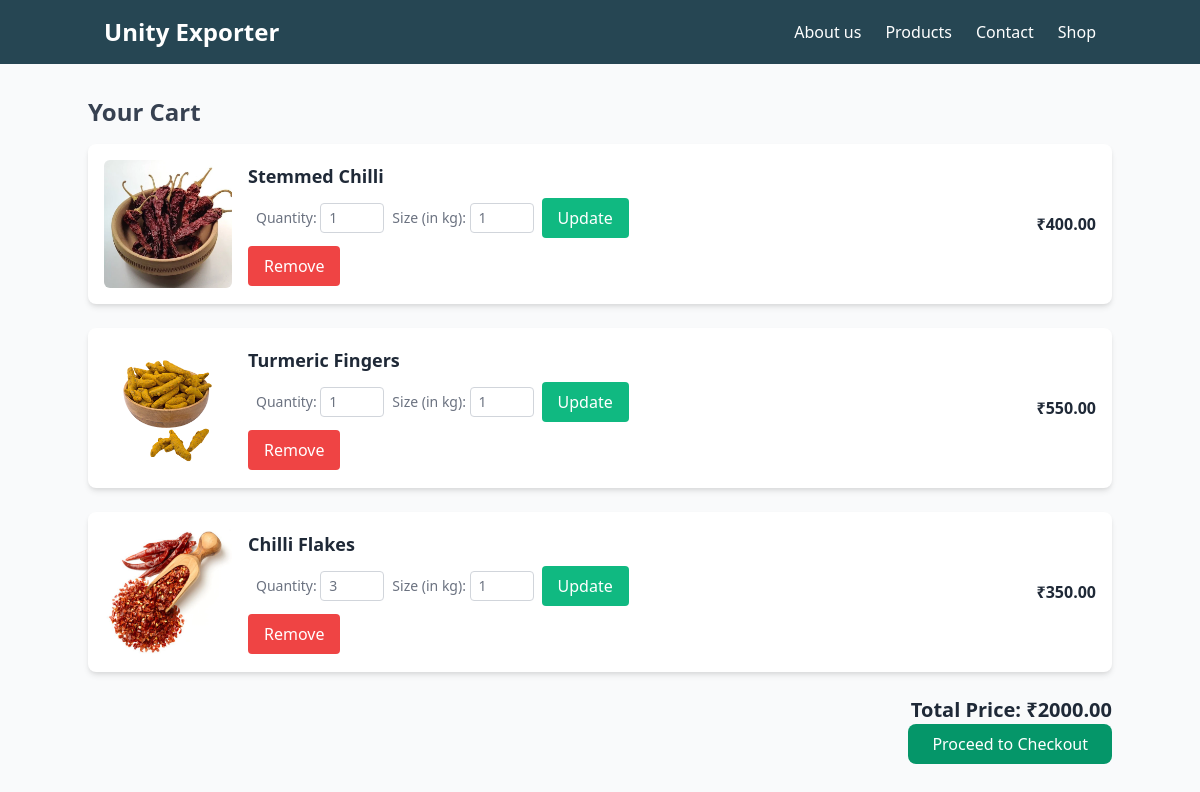
Screenshot of /accounts/cart/ (signed in) with the database file from the repository.
### Accounts/models.py (models this page shows, shortened)
class CartItem(models.Model):
    cart = models.ForeignKey(Cart, related_name='items', on_delete=models.CASCADE)
    item = models.ForeignKey(Item, on_delete=models.CASCADE)
    quantity = models.PositiveIntegerField(default=1)
    size_in_kg = models.PositiveIntegerField(default=1)

class Item(models.Model):
    name = models.CharField(max_length=255)
    description = models.TextField()
    category = models.CharField(max_length=50, choices=CATEGORY_CHOICES)
    price = models.DecimalField(max_digits=10, decimal_places=2)
    stock = models.CharField(max_length=20, choices=[('coming_soon', 'Coming Soon'),
                                                     ('in_stock', 'In Stock'),
                                                     ('out_of_stock', 'Out Of Stock')])
    location = models.CharField(max_length=50, choices=LOCATION_CHOICES)
    image = models.ImageField(upload_to='item_images/', blank=True, null=True)

### Accounts/views.py (the view)
# urls.py: path('cart/', views.cart_view, name='cart_view'),  # View cart
@login_required
def cart_view(request):
    cart = Cart.objects.get(user=request.user)
    cart_items = CartItem.objects.filter(cart=cart)
    total_price = sum(cart_item.item.price * cart_item.quantity for cart_item in cart_items)
    context = {
        'cart_items': cart_items,
        'total_price': total_price,
    }
    return render(request, 'shop/cart.html', context)

### Accounts/templates/shop/cart.html (shortened to what this page needs)
{% extends 'ExporterHome/base.html' %}
{% block content %}
<div class="container mx-auto py-8">
  <h2 class="text-2xl font-bold text-gray-700 mb-4">Your Cart</h2>
  {% if cart_items %}
    <div class="space-y-6">
      {% for cart_item in cart_items %}
        <div class="bg-white shadow-md p-4 rounded-lg flex items-center justify-between">
          <div class="w-32 h-32 flex-shrink-0">
            <img src="{{ cart_item.item.image.url }}" alt="{{ cart_item.item.name }}" class="w-full h-full object-cover rounded-md">
          </div>
          <div class="ml-4 flex-1">
            <h3 class="text-lg font-semibold text-gray-800">{{ cart_item.item.name }}</h3>
            <div class="flex items-center space-x-4 mt-2">
              <form method="POST" action="{% url 'update_cart' cart_item.id %}" class="flex items-center space-x-2">
                <div class="text-sm text-gray-500">
                  <label for="quantity-{{ cart_item.id }}">Quantity:</label>
                  <input id="quantity-{{ cart_item.id }}" type="number" name="quantity" value="{{ cart_item.quantity }}" min="1" class="border border-gray-300 rounded w-16 px-2 py-1">
                </div>
                <div class="text-sm text-gray-500">
                  <label for="size-{{ cart_item.id }}">Size (in kg):</label>
                  <input id="size-{{ cart_item.id }}" type="number" name="size_in_kg" value="{{ cart_item.size_in_kg }}" min="1" class="border border-gray-300 rounded w-16 px-2 py-1">
                </div>
                <button type="submit" class="bg-green-500 text-white px-4 py-2 rounded hover:bg-green-600 transition duration-200">
                  Update
                </button>
              </form>
            </div>
            <form method="POST" action="{% url 'remove_from_cart' cart_item.id %}" class="mt-2">
              <button type="submit" class="bg-red-500 text-white px-4 py-2 rounded hover:bg-red-600 transition duration-200">
                Remove
              </button>
            </form>
          </div>
          <div class="text-right">
            <p class="font-bold text-gray-800">₹{{ cart_item.item.price }}</p>
          </div>
        </div>
      {% endfor %}
    </div>
    <div class="text-right mt-6">
      <p class="font-bold text-xl">Total Price: ₹{{ total_price }}</p>
      <button class="bg-green-600 text-white py-2 px-6 rounded-lg hover:bg-green-700">Proceed to Checkout</button>
    </div>
  {% else %}
    <p class="text-gray-500">Your cart is empty. <a href="{% url 'items_view' %}" class="text-blue-500">Continue Shopping</a></p>
  {% endif %}
</div>
{% endblock %}

### ExporterHome/templates/ExporterHome/base.html (shortened to what this page needs)
{% extends 'ExporterHome/home.html' %}

### ExporterHome/templates/ExporterHome/home.html (shortened to what this page needs)
<!DOCTYPE html>
<html lang="en">
<head>
    {%load static%}
    <link href="{% static 'css/tailwind-output.css' %}" rel="stylesheet">
    <link href="https://cdn.jsdelivr.net/npm/tailwindcss@2.2.19/dist/tailwind.min.css" rel="stylesheet">
    <link href="https://cdnjs.cloudflare.com/ajax/libs/animate.css/4.1.1/animate.min.css" rel="stylesheet">
</head>
<body class="bg-gray-50 text-gray-800">
<header class="bg-[#264653] text-white">
    <div class="container mx-auto flex justify-between items-center p-4">
        <a href="/" class="text-2xl font-bold">
            <h1>Unity Exporter</h1>
        </a>
        <nav class="hidden md:flex space-x-6">
            <a href="{% url 'home' %}#about" class="relative group text-white"> About us
            </a>
            <a href="{% url 'home' %}#products" class="relative group text-white"> Products
            </a>
            <a href="{% url 'home' %}#contact" class="relative group text-white"> Contact
            </a>
            <a href="{% url 'items_view' %}" class="relative group text-white"> Shop
            </a>
        </nav>
    </div>
</header>
{% block content %}{% endblock %}
</body>
</html>

### rows the page displays
CartItem: item.image (picture), item.name "Stemmed Chilli", quantity "1", size_in_kg "1", item.price "400.00"
CartItem: item.image (picture), item.name "Turmeric Fingers", quantity "1", size_in_kg "1", item.price "550.00"
CartItem: item.image (picture), item.name "Chilli Flakes", quantity "3", size_in_kg "1", item.price "350.00"

### other values shown
{{ total_price }} "2000.00"
